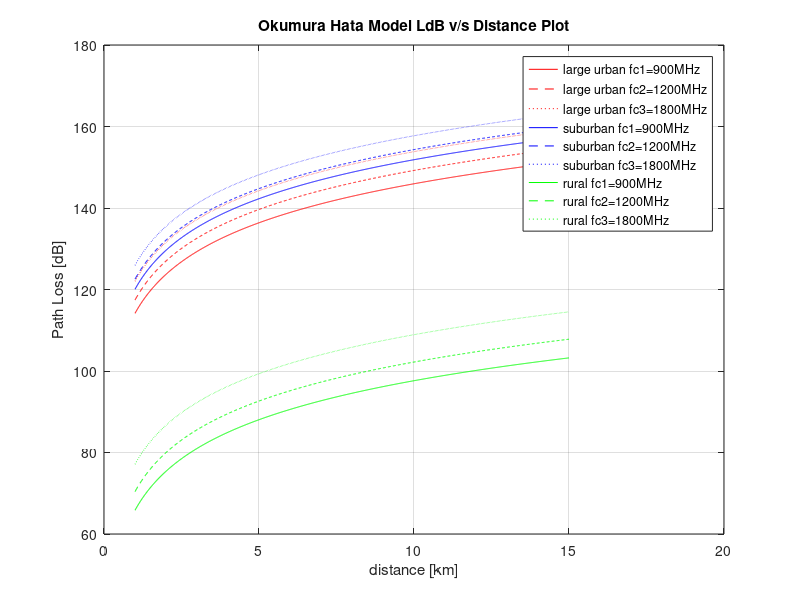

MATLAB code to generate this figure:
% Okumura/Hata Model
clc;
close all;
clear all;
d = 1:0.01:15; % Tx-Rx distance
Hb = 100; % Tx height
fc1 = 900;
fc2 = 1200;
fc3 = 1800;
Hm = 5; % Rx height
ahm = 3.2*(log10(11.75*Hm)).^2 - 4.97;
%% 1.Urban model %%
Lurban1 = 69.55 + 26.16*log10(fc1) + (44.9 -6.55*log10(Hb))*log10(d) - 13.82*log10(Hb) - ahm;
Lurban2 = 69.55 + 26.16*log10(fc2) + (44.9 -6.55*log10(Hb))*log10(d) - 13.82*log10(Hb) - ahm;
Lurban3 = 69.55 + 26.16*log10(fc3) + (44.9 -6.55*log10(Hb))*log10(d) - 13.82*log10(Hb) - ahm;
%% 2.Suburban model %%
Lsuburban1 = 69.55 + 26.16*log10(fc1) + (44.9 -6.55*log10(Hb))*log10(d) - 13.82*log10(Hb) - 2*(log10(fc1/28))^2+5.4;
Lsuburban2 = 69.55 + 26.16*log10(fc2) + (44.9 -6.55*log10(Hb))*log10(d) - 13.82*log10(Hb) - 2*(log10(fc2/28))^2+5.4;
Lsuburban3 = 69.55 + 26.16*log10(fc3) + (44.9 -6.55*log10(Hb))*log10(d) - 13.82*log10(Hb) - 2*(log10(fc3/28))^2+5.4;
%% 3.Rural model%%
Lrural1 = 69.55 + 26.16*log10(fc1) + (44.9 -6.55*log10(Hb))*log10(d) - (13.82*log10(Hb) - 4.78*(log10(fc1))^2 +18.33*log10(fc1) + 40.94);
Lrural2 = 69.55 + 26.16*log10(fc2) + (44.9 -6.55*log10(Hb))*log10(d) - (13.82*log10(Hb) -4.78*(log10(fc2))^2 +18.33*log10(fc2) + 40.94);
Lrural3 = 69.55 + 26.16*log10(fc3) + (44.9 -6.55*log10(Hb))*log10(d) - (13.82*log10(Hb) -4.78*(log10(fc3))^2 +18.33*log10(fc3) + 40.94);
%% Graph Plot %%
figure(1);
plot(d, Lurban1, 'r', d, Lurban2, '--r', d, Lurban3,':r');
hold on;
plot(d, Lsuburban1, 'b', d, Lsuburban2, '--b', d, Lsuburban3,':b');

hold on;
plot(d, Lrural1, 'g', d, Lrural2, '--g', d, Lrural3, ':g');
hold on;
legend('large urban fc1=900MHz', 'large urban fc2=1200MHz','large urban fc3=1800MHz', 'suburban fc1=900MHz', 'suburban fc2=1200MHz', 'suburban fc3=1800MHz', 'rural fc1=900MHz', 'rural fc2=1200MHz','rural fc3=1800MHz');
grid on;
xlabel('distance [km]');
ylabel('Path Loss [dB]');
title('Okumura Hata Model LdB v/s Distance Plot');